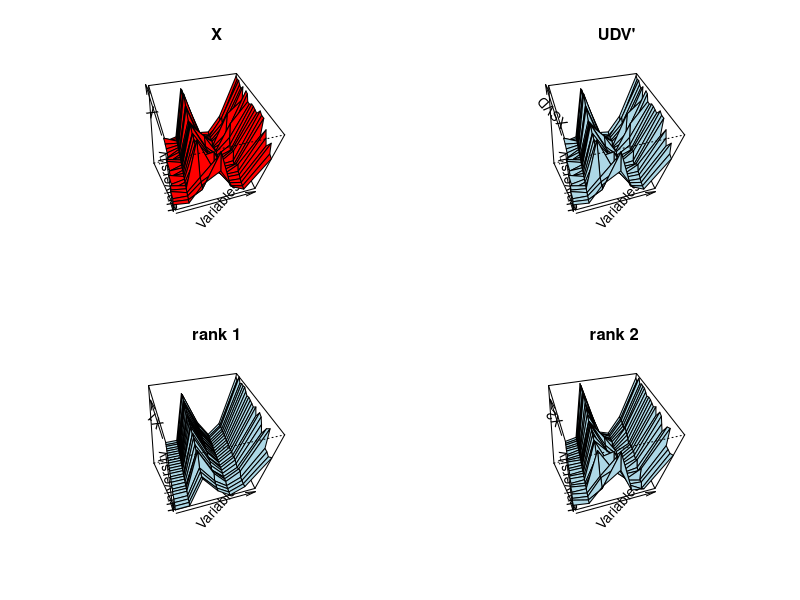

Recreate this plot in R.
#data <-(read.table("D:/Teaching/ST560/Examples/university.DAT"))
data <- read.table("university.DAT")
X <-data.matrix(data)

X.svd <- svd(X)

# collection of u vectors (a.k.a. left singular vectors)
U<-X.svd$u

# diagonal matrices of singular values 
D<-diag(X.svd$d)

# collection of V vecvtors (a.k.a. right singular vectors) 
V<-X.svd$v

# note that X = UDV'

XSVD <- U%*% D%*% t(V)

n <- dim(X)[1]
p <- dim(X)[2]

par(mfrow=c(2,2))
persp(seq(1, n, 1), seq(1, p, 1), X, phi = 50, theta = 75,col = "red",
  xlab = "University", ylab = "Variables",
  main = "X"
)

persp(seq(1, n, 1), seq(1, p, 1), XSVD, phi = 50, theta = 75,col = "lightblue",
  xlab = "University", ylab = "Variables",
  main = "UDV'"
)

# now rank 1 approximation 

X1 <- D[1]*U[,1]%*%t(V[,1])

persp(seq(1, n, 1), seq(1, p, 1), X1, phi = 50, theta = 75,col = "lightblue",
  xlab = "University", ylab = "Variables",
  main = "rank 1"
)

# now rank 2 approximation 
X2 <- D[1,1]*U[,1]%*%t(V[,1]) + D[2,2]*U[,2]%*%t(V[,2])

# or equivalently 
X2 <- U[,1:2]%*% D[1:2,1:2]%*%t(V[,1:2])

persp(seq(1, n, 1), seq(1, p, 1), X2, phi = 50, theta = 75,col = "lightblue",
  xlab = "University", ylab = "Variables",
  main = "rank 2 "
)

# now check the approximation error decreases as the rank increases 

norm(X-X1)
norm(X-X2)
norm(X-XSVD)
